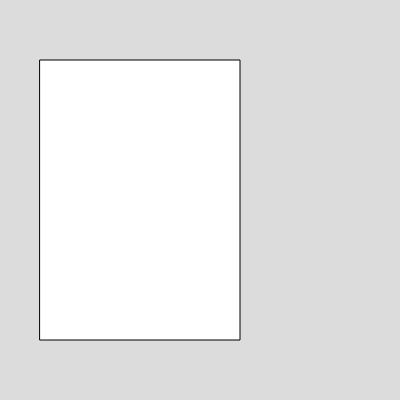
Frame 1 (no input)
Frame 60 (no input): identical to frame 1, image omitted
Frame 120 (the mouse pressed at the canvas centre since frame 60): identical to frame 1, image omitted

The p5.js sketch that drew this single still picture (run headless with seeded random() and noise() and a simulated clock; from frame 60 on, the mouse is pressed at the canvas centre):

// p5.js sketch
// ── sketch.js
function setup() {
  // put setup code here
  //lager canvas-lerretet
  createCanvas(400, 400);
}
function draw() {
  // put drawing code here
  background(220);
rect(40,60,200,280);/*tegner en
rektangel med bredde 200px og
høyde 280px*/
}
